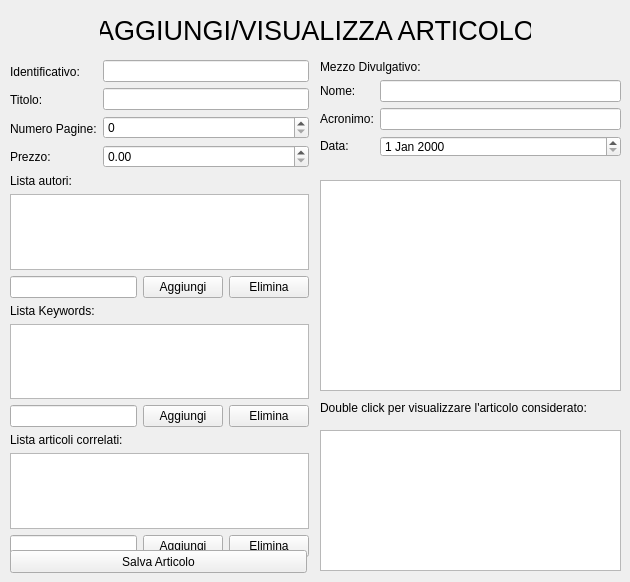
      <widget class="QWidget" name="A48">
       <widget class="QLabel" name="label">
        <property name="geometry">
         <rect>
          <x>100</x>
          <y>10</y>
          <width>431</width>
          <height>41</height>
         </rect>
        </property>
        <property name="font">
         <font>
          <pointsize>20</pointsize>
         </font>
        </property>
        <property name="text">
         <string>AGGIUNGI/VISUALIZZA ARTICOLO</string>
        </property>
        <property name="alignment">
         <set>Qt::AlignCenter</set>
        </property>
       </widget>
       <widget class="QWidget" name="layoutWidget_4">
        <property name="geometry">
         <rect>
          <x>10</x>
          <y>60</y>
          <width>299</width>
          <height>497</height>
         </rect>
        </property>
        <layout class="QVBoxLayout" name="verticalLayout_11">
         <item>
          <layout class="QHBoxLayout" name="horizontalLayout_6">
           <item>
            <layout class="QVBoxLayout" name="verticalLayout_12">
             <item>
              <widget class="QLabel" name="label_22">
               <property name="text">
                <string>Identificativo:</string>
               </property>
              </widget>
             </item>
             <item>
              <widget class="QLabel" name="label_23">
               <property name="text">
                <string>Titolo:</string>
               </property>
              </widget>
             </item>
             <item>
              <widget class="QLabel" name="label_24">
               <property name="text">
                <string>Numero Pagine:</string>
               </property>
              </widget>
             </item>
             <item>
              <widget class="QLabel" name="label_28">
               <property name="text">
                <string>Prezzo:</string>
               </property>
              </widget>
             </item>
            </layout>
           </item>
           <item>
            <layout class="QVBoxLayout" name="verticalLayout_13">
             <item>
              <widget class="QLineEdit" name="InserisciIdentificativoArticolo"/>
             </item>
             <item>
              <widget class="QLineEdit" name="InserisciTitolo"/>
             </item>
             <item>
              <widget class="QSpinBox" name="InserisciPagine"/>
             </item>
             <item>
              <widget class="QDoubleSpinBox" name="InserisciPrezzo"/>
             </item>
            </layout>
           </item>
          </layout>
         </item>
         <item>
          <widget class="QLabel" name="label_25">
           <property name="text">
            <string>Lista autori:</string>
           </property>
          </widget>
         </item>
         <item>
          <layout class="QVBoxLayout" name="verticalLayout_14">
           <item>
            <widget class="QListWidget" name="ListaAutoriArticolo"/>
           </item>
           <item>
            <layout class="QHBoxLayout" name="horizontalLayout_8">
             <item>
              <widget class="QLineEdit" name="InserisciAutoreArticolo"/>
             </item>
             <item>
              <widget class="QPushButton" name="AggiungiAutoreArticolo">
               <property name="text">
                <string>Aggiungi</string>
               </property>
              </widget>
             </item>
             <item>
              <widget class="QPushButton" name="EliminaAutoreArticolo">
               <property name="text">
                <string>Elimina</string>
               </property>
              </widget>
             </item>
            </layout>
           </item>
          </layout>
         </item>
         <item>
          <widget class="QLabel" name="label_26">
           <property name="text">
            <string>Lista Keywords:</string>
           </property>
          </widget>
         </item>
         <item>
          <layout class="QVBoxLayout" name="verticalLayout_15">
           <item>
            <widget class="QListWidget" name="ListaKeywords"/>
           </item>
           <item>
            <layout class="QHBoxLayout" name="horizontalLayout_9">
             <item>
              <widget class="QLineEdit" name="InserisciKeyword"/>
             </item>
             <item>
              <widget class="QPushButton" name="AggiungiKeyword">
               <property name="text">
                <string>Aggiungi</string>
               </property>
              </widget>
             </item>
             <item>
              <widget class="QPushButton" name="EliminaKeyword">
               <property name="text">
                <string>Elimina</string>
               </property>
              </widget>
             </item>
            </layout>
           </item>
          </layout>
         </item>
         <item>
          <widget class="QLabel" name="label_27">
           <property name="text">
            <string>Lista articoli correlati:</string>
           </property>
          </widget>
         </item>
         <item>
          <layout class="QVBoxLayout" name="verticalLayout_16">
           <item>
            <widget class="QListWidget" name="ListaArticoliCorrelati"/>
           </item>
           <item>
            <layout class="QHBoxLayout" name="horizontalLayout_10">
             <item>
              <widget class="QLineEdit" name="InserisciArticoloCorrelato"/>
             </item>
             <item>
              <widget class="QPushButton" name="AggiungiArticoloCorrelato">
               <property name="text">
                <string>Aggiungi</string>
               </property>
              </widget>
             </item>
             <item>
              <widget class="QPushButton" name="EliminaArticoloCorrelato">
               <property name="text">
                <string>Elimina</string>
               </property>
              </widget>
             </item>
            </layout>
           </item>
          </layout>
         </item>
        </layout>
       </widget>
       <widget class="QListWidget" name="ListaArticoli">
        <property name="geometry">
         <rect>
          <x>320</x>
          <y>180</y>
          <width>301</width>
          <height>211</height>
         </rect>
        </property>
       </widget>
       <widget class="QPlainTextEdit" name="ArticoloConsiderato">
        <property name="geometry">
         <rect>
          <x>320</x>
          <y>430</y>
          <width>301</width>
          <height>141</height>
         </rect>
        </property>
        <property name="readOnly">
         <bool>true</bool>
        </property>
       </widget>
       <widget class="QWidget" name="layoutWidget">
        <property name="geometry">
         <rect>
          <x>320</x>
          <y>60</y>
          <width>301</width>
          <height>97</height>
         </rect>
        </property>
        <layout class="QVBoxLayout" name="verticalLayout_19">
         <item>
          <widget class="QLabel" name="label_33">
           <property name="text">
            <string>Mezzo Divulgativo:</string>
           </property>
          </widget>
         </item>
         <item>
          <layout class="QHBoxLayout" name="horizontalLayout_7">
           <item>
            <layout class="QVBoxLayout" name="verticalLayout_17">
             <item>
              <widget class="QLabel" name="label_31">
               <property name="text">
                <string>Nome:</string>
               </property>
              </widget>
             </item>
             <item>
              <widget class="QLabel" name="label_32">
               <property name="text">
                <string>Acronimo:</string>
               </property>
              </widget>
             </item>
             <item>
              <widget class="QLabel" name="label_34">
               <property name="text">
                <string>Data:</string>
               </property>
              </widget>
             </item>
            </layout>
           </item>
           <item>
            <layout class="QVBoxLayout" name="verticalLayout_18">
             <item>
              <widget class="QLineEdit" name="InserisciNomeMezzo"/>
             </item>
             <item>
              <widget class="QLineEdit" name="InserisciAcronimoMezzo"/>
             </item>
             <item>
              <widget class="QDateEdit" name="InserisciDataMezzo"/>
             </item>
            </layout>
           </item>
          </layout>
         </item>
        </layout>
       </widget>
       <widget class="QLabel" name="label_35">
        <property name="geometry">
         <rect>
          <x>320</x>
          <y>400</y>
          <width>301</width>
          <height>16</height>
         </rect>
        </property>
        <property name="text">
         <string>Double click per visualizzare l'articolo considerato:</string>
        </property>
       </widget>
       <widget class="QPushButton" name="SalvaArticolo">
        <property name="geometry">
         <rect>
          <x>10</x>
          <y>550</y>
          <width>297</width>
          <height>23</height>
         </rect>
        </property>
        <property name="text">
         <string>Salva Articolo</string>
        </property>
       </widget>
      </widget>
